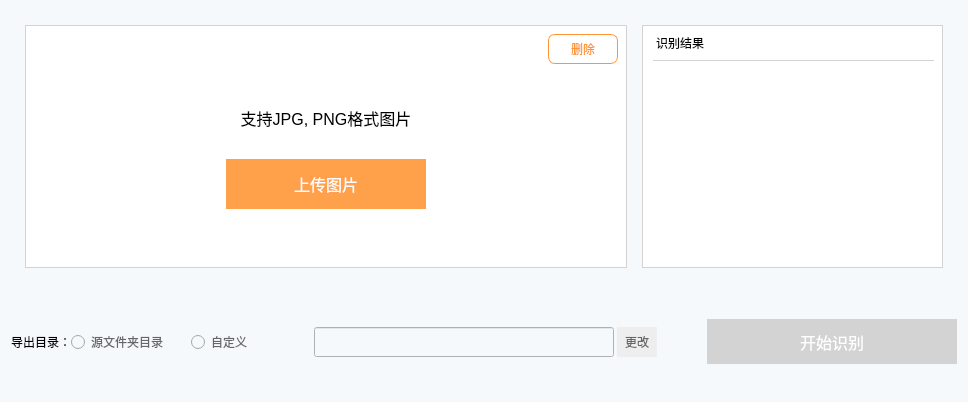
         <widget class="QWidget" name="page_2">
          <property name="styleSheet">
           <string notr="true">QWidget{
	background-color: rgb(245, 249, 252);
}
</string>
          </property>
          <layout class="QVBoxLayout" name="verticalLayout_6" stretch="1,0">
           <property name="spacing">
            <number>0</number>
           </property>
           <property name="bottomMargin">
            <number>0</number>
           </property>
           <item>
            <widget class="QWidget" name="widget" native="true">
             <layout class="QVBoxLayout" name="verticalLayout_3" stretch="3">
              <property name="spacing">
               <number>0</number>
              </property>
              <property name="leftMargin">
               <number>0</number>
              </property>
              <property name="topMargin">
               <number>0</number>
              </property>
              <property name="rightMargin">
               <number>0</number>
              </property>
              <property name="bottomMargin">
               <number>0</number>
              </property>
              <item>
               <widget class="QWidget" name="r_bottom_widget" native="true">
                <property name="styleSheet">
                 <string notr="true"/>
                </property>
                <layout class="QHBoxLayout" name="horizontalLayout_3" stretch="2,1">
                 <property name="spacing">
                  <number>15</number>
                 </property>
                 <property name="leftMargin">
                  <number>14</number>
                 </property>
                 <property name="topMargin">
                  <number>14</number>
                 </property>
                 <property name="rightMargin">
                  <number>14</number>
                 </property>
                 <property name="bottomMargin">
                  <number>14</number>
                 </property>
                 <item>
                  <widget class="QWidget" name="pic_widget" native="true">
                   <property name="enabled">
                    <bool>true</bool>
                   </property>
                   <property name="styleSheet">
                    <string notr="true">QWidget#pic_widget{
	border:0.5px solid lightgray; 
	background-color: rgb(255, 255, 255);
}

</string>
                   </property>
                   <layout class="QVBoxLayout" name="verticalLayout_4" stretch="0,0,1,0,0">
                    <property name="spacing">
                     <number>0</number>
                    </property>
                    <item alignment="Qt::AlignRight">
                     <widget class="QPushButton" name="delete_pic">
                      <property name="enabled">
                       <bool>true</bool>
                      </property>
                      <property name="sizePolicy">
                       <sizepolicy hsizetype="Minimum" vsizetype="Fixed">
                        <horstretch>0</horstretch>
                        <verstretch>0</verstretch>
                       </sizepolicy>
                      </property>
                      <property name="minimumSize">
                       <size>
                        <width>70</width>
                        <height>30</height>
                       </size>
                      </property>
                      <property name="maximumSize">
                       <size>
                        <width>70</width>
                        <height>30</height>
                       </size>
                      </property>
                      <property name="font">
                       <font>
                        <family>微软雅黑</family>
                        <pointsize>9</pointsize>
                        <weight>50</weight>
                        <italic>false</italic>
                        <bold>false</bold>
                        <kerning>true</kerning>
                       </font>
                      </property>
                      <property name="cursor">
                       <cursorShape>PointingHandCursor</cursorShape>
                      </property>
                      <property name="styleSheet">
                       <string notr="true">
QPushButton:hover
{
    /*背景颜色*/  
    background-color:rgb(240, 240, 240);
	
}
QPushButton
{
	background-color: rgb(255, 255, 255);
    
	color: rgb(253, 149, 54);
	border: 1px solid rgb(253, 149, 54) ;
	border-radius:7px;
	font: 9pt &quot;微软雅黑&quot;  ;
}
</string>
                      </property>
                      <property name="text">
                       <string>删除</string>
                      </property>
                      <property name="flat">
                       <bool>false</bool>
                      </property>
                     </widget>
                    </item>
                    <item>
                     <widget class="QLabel" name="pic_label_1">
                      <property name="enabled">
                       <bool>true</bool>
                      </property>
                      <property name="sizePolicy">
                       <sizepolicy hsizetype="Expanding" vsizetype="Expanding">
                        <horstretch>0</horstretch>
                        <verstretch>0</verstretch>
                       </sizepolicy>
                      </property>
                      <property name="styleSheet">
                       <string notr="true">
image: url(:/icon/test/resource/label_pic.png);
background-color: rgb(255, 255, 255);</string>
                      </property>
                      <property name="text">
                       <string/>
                      </property>
                     </widget>
                    </item>
                    <item>
                     <widget class="QLabel" name="pic_label_2">
                      <property name="enabled">
                       <bool>true</bool>
                      </property>
                      <property name="sizePolicy">
                       <sizepolicy hsizetype="Expanding" vsizetype="Expanding">
                        <horstretch>0</horstretch>
                        <verstretch>0</verstretch>
                       </sizepolicy>
                      </property>
                      <property name="maximumSize">
                       <size>
                        <width>16777215</width>
                        <height>200</height>
                       </size>
                      </property>
                      <property name="styleSheet">
                       <string notr="true">font: 9pt &quot;微软雅黑&quot;;
background-color: rgb(255, 255, 255);</string>
                      </property>
                      <property name="text">
                       <string>&lt;html&gt;&lt;head/&gt;&lt;body&gt;&lt;p align=&quot;center&quot;&gt;&lt;span style=&quot; font-size:12pt;&quot;&gt;支持JPG,  PNG格式图片&lt;/span&gt;&lt;/p&gt;&lt;/body&gt;&lt;/html&gt;</string>
                      </property>
                      <property name="buddy">
                       <cstring>upload_pic</cstring>
                      </property>
                     </widget>
                    </item>
                    <item alignment="Qt::AlignHCenter">
                     <widget class="QPushButton" name="upload_pic">
                      <property name="enabled">
                       <bool>true</bool>
                      </property>
                      <property name="sizePolicy">
                       <sizepolicy hsizetype="Minimum" vsizetype="Fixed">
                        <horstretch>0</horstretch>
                        <verstretch>0</verstretch>
                       </sizepolicy>
                      </property>
                      <property name="minimumSize">
                       <size>
                        <width>200</width>
                        <height>50</height>
                       </size>
                      </property>
                      <property name="maximumSize">
                       <size>
                        <width>200</width>
                        <height>50</height>
                       </size>
                      </property>
                      <property name="font">
                       <font>
                        <family>微软雅黑</family>
                        <pointsize>12</pointsize>
                        <weight>50</weight>
                        <italic>false</italic>
                        <bold>false</bold>
                        <kerning>true</kerning>
                       </font>
                      </property>
                      <property name="cursor">
                       <cursorShape>PointingHandCursor</cursorShape>
                      </property>
                      <property name="styleSheet">
                       <string notr="true">
QPushButton:hover
{
    /*背景颜色*/  
    background-color: rgb(253, 149, 54);
	
}
QPushButton
{
	background-color: rgb(255, 161, 75);
    
	color: rgb(255, 255, 255);
	border: 0px;
	font: 11.5pt &quot;微软雅黑&quot;  ;
}
</string>
                      </property>
                      <property name="text">
                       <string>上传图片</string>
                      </property>
                      <property name="flat">
                       <bool>false</bool>
                      </property>
                     </widget>
                    </item>
                    <item>
                     <widget class="QLabel" name="spaceitem">
                      <property name="minimumSize">
                       <size>
                        <width>0</width>
                        <height>50</height>
                       </size>
                      </property>
                      <property name="styleSheet">
                       <string notr="true">background-color: rgb(255, 255, 255);</string>
                      </property>
                      <property name="text">
                       <string/>
                      </property>
                     </widget>
                    </item>
                   </layout>
                  </widget>
                 </item>
                 <item>
                  <widget class="QWidget" name="text_widget" native="true">
                   <property name="styleSheet">
                    <string notr="true">QWidget#text_widget{
	border:0.5px solid lightgray; 
	background-color: rgb(255, 255, 255);
}


</string>
                   </property>
                   <layout class="QVBoxLayout" name="verticalLayout_5">
                    <property name="leftMargin">
                     <number>11</number>
                    </property>
                    <item>
                     <widget class="QLabel" name="label_3">
                      <property name="styleSheet">
                       <string notr="true">font: 9pt &quot;微软雅黑&quot;;
background-color: rgb(255, 255, 255);
border-top:2px;
border-bottom:1px solid lightgray;
padding-bottom:8px ;</string>
                      </property>
                      <property name="text">
                       <string>识别结果</string>
                      </property>
                     </widget>
                    </item>
                    <item>
                     <widget class="QTextEdit" name="textEdit">
                      <property name="styleSheet">
                       <string notr="true">border:0px;
background-color: rgb(255, 255, 255);</string>
                      </property>
                      <property name="frameShadow">
                       <enum>QFrame::Sunken</enum>
                      </property>
                      <property name="lineWidth">
                       <number>0</number>
                      </property>
                      <property name="lineWrapMode">
                       <enum>QTextEdit::NoWrap</enum>
                      </property>
                      <property name="html">
                       <string>&lt;!DOCTYPE HTML PUBLIC &quot;-//W3C//DTD HTML 4.0//EN&quot; &quot;http://www.w3.org/TR/REC-html40/strict.dtd&quot;&gt;
&lt;html&gt;&lt;head&gt;&lt;meta name=&quot;qrichtext&quot; content=&quot;1&quot; /&gt;&lt;style type=&quot;text/css&quot;&gt;
p, li { white-space: pre-wrap; }
&lt;/style&gt;&lt;/head&gt;&lt;body style=&quot; font-family:'SimSun'; font-size:11.25pt; font-weight:400; font-style:normal;&quot;&gt;
&lt;p style=&quot;-qt-paragraph-type:empty; margin-top:0px; margin-bottom:0px; margin-left:0px; margin-right:0px; -qt-block-indent:0; text-indent:0px; font-size:9pt;&quot;&gt;&lt;br /&gt;&lt;/p&gt;&lt;/body&gt;&lt;/html&gt;</string>
                      </property>
                      <property name="cursorWidth">
                       <number>0</number>
                      </property>
                     </widget>
                    </item>
                   </layout>
                  </widget>
                 </item>
                </layout>
               </widget>
              </item>
             </layout>
            </widget>
           </item>
           <item>
            <widget class="QWidget" name="button_bottom" native="true">
             <property name="sizePolicy">
              <sizepolicy hsizetype="Minimum" vsizetype="Minimum">
               <horstretch>0</horstretch>
               <verstretch>0</verstretch>
              </sizepolicy>
             </property>
             <layout class="QHBoxLayout" name="horizontalLayout_4" stretch="0,0,2">
              <property name="leftMargin">
               <number>0</number>
              </property>
              <property name="topMargin">
               <number>0</number>
              </property>
              <property name="rightMargin">
               <number>0</number>
              </property>
              <property name="bottomMargin">
               <number>0</number>
              </property>
              <item>
               <widget class="QWidget" name="export_2" native="true">
                <property name="minimumSize">
                 <size>
                  <width>650</width>
                  <height>120</height>
                 </size>
                </property>
                <property name="maximumSize">
                 <size>
                  <width>650</width>
                  <height>120</height>
                 </size>
                </property>
                <property name="layoutDirection">
                 <enum>Qt::LeftToRight</enum>
                </property>
                <layout class="QHBoxLayout" name="horizontalLayout_5" stretch="0,1,1,0">
                 <property name="spacing">
                  <number>0</number>
                 </property>
                 <property name="leftMargin">
                  <number>0</number>
                 </property>
                 <property name="topMargin">
                  <number>0</number>
                 </property>
                 <property name="rightMargin">
                  <number>0</number>
                 </property>
                 <property name="bottomMargin">
                  <number>0</number>
                 </property>
                 <item>
                  <widget class="QLabel" name="label">
                   <property name="styleSheet">
                    <string notr="true">background-color: transparent;
font: 9pt &quot;微软雅黑&quot;;
border: 0px;
</string>
                   </property>
                   <property name="text">
                    <string>导出目录：</string>
                   </property>
                  </widget>
                 </item>
                 <item>
                  <widget class="QRadioButton" name="radioButton">
                   <property name="styleSheet">
                    <string notr="true">font: 9pt &quot;微软雅黑&quot;;
color: rgb(102, 102, 102);</string>
                   </property>
                   <property name="text">
                    <string>源文件夹目录</string>
                   </property>
                  </widget>
                 </item>
                 <item>
                  <widget class="QRadioButton" name="radioButton_2">
                   <property name="styleSheet">
                    <string notr="true">font: 9pt &quot;微软雅黑&quot;;
color: rgb(102, 102, 102);</string>
                   </property>
                   <property name="text">
                    <string>自定义</string>
                   </property>
                  </widget>
                 </item>
                 <item>
                  <widget class="QWidget" name="widget_3" native="true">
                   <property name="minimumSize">
                    <size>
                     <width>350</width>
                     <height>30</height>
                    </size>
                   </property>
                   <property name="maximumSize">
                    <size>
                     <width>350</width>
                     <height>30</height>
                    </size>
                   </property>
                   <layout class="QHBoxLayout" name="horizontalLayout_6" stretch="0,0">
                    <property name="spacing">
                     <number>0</number>
                    </property>
                    <property name="leftMargin">
                     <number>0</number>
                    </property>
                    <property name="topMargin">
                     <number>0</number>
                    </property>
                    <property name="rightMargin">
                     <number>0</number>
                    </property>
                    <property name="bottomMargin">
                     <number>0</number>
                    </property>
                    <item>
                     <widget class="QLineEdit" name="addrEdit">
                      <property name="minimumSize">
                       <size>
                        <width>300</width>
                        <height>30</height>
                       </size>
                      </property>
                      <property name="maximumSize">
                       <size>
                        <width>300</width>
                        <height>30</height>
                       </size>
                      </property>
                     </widget>
                    </item>
                    <item>
                     <widget class="QPushButton" name="change_button">
                      <property name="minimumSize">
                       <size>
                        <width>40</width>
                        <height>30</height>
                       </size>
                      </property>
                      <property name="maximumSize">
                       <size>
                        <width>40</width>
                        <height>30</height>
                       </size>
                      </property>
                      <property name="styleSheet">
                       <string notr="true">
QPushButton:hover
{
    /*背景颜色*/  
    
	background-color: rgb(221, 221, 221);
	
}
QPushButton
{
	background-color: rgb(238, 238, 238);
  
	color: rgb(102, 102, 102);	
	border: 0px solid rgb(253, 149, 54) ;
	
	font: 7pt &quot;微软雅黑&quot;;
}
</string>
                      </property>
                      <property name="text">
                       <string>更改</string>
                      </property>
                     </widget>
                    </item>
                   </layout>
                  </widget>
                 </item>
                </layout>
               </widget>
              </item>
              <item>
               <spacer name="horizontalSpacer_2">
                <property name="orientation">
                 <enum>Qt::Horizontal</enum>
                </property>
                <property name="sizeHint" stdset="0">
                 <size>
                  <width>40</width>
                  <height>20</height>
                 </size>
                </property>
               </spacer>
              </item>
              <item>
               <widget class="QPushButton" name="upload_pic_5">
                <property name="enabled">
                 <bool>false</bool>
                </property>
                <property name="sizePolicy">
                 <sizepolicy hsizetype="Minimum" vsizetype="Fixed">
                  <horstretch>0</horstretch>
                  <verstretch>0</verstretch>
                 </sizepolicy>
                </property>
                <property name="minimumSize">
                 <size>
                  <width>250</width>
                  <height>45</height>
                 </size>
                </property>
                <property name="maximumSize">
                 <size>
                  <width>250</width>
                  <height>45</height>
                 </size>
                </property>
                <property name="font">
                 <font>
                  <family>微软雅黑</family>
                  <pointsize>12</pointsize>
                  <weight>50</weight>
                  <italic>false</italic>
                  <bold>false</bold>
                  <kerning>true</kerning>
                 </font>
                </property>
                <property name="layoutDirection">
                 <enum>Qt::RightToLeft</enum>
                </property>
                <property name="styleSheet">
                 <string notr="true">QPushButton:enabled
{
	background-color: rgb(255, 161, 75);
	color: rgb(255, 255, 255);
	border: 0px;
	font: 11.5pt &quot;微软雅黑&quot;  ;
}

QPushButton:hover
{
    /*背景颜色*/  
    background-color: rgb(253, 149, 54);
	
}

QPushButton:disabled
{
    /*背景颜色*/  
    background-color: lightgray;
	color: rgb(255, 255, 255);
	border: 0px;
	font: 11.5pt &quot;微软雅黑&quot;  ;
	
}</string>
                </property>
                <property name="text">
                 <string>开始识别</string>
                </property>
                <property name="flat">
                 <bool>false</bool>
                </property>
               </widget>
              </item>
             </layout>
            </widget>
           </item>
          </layout>
         </widget>
